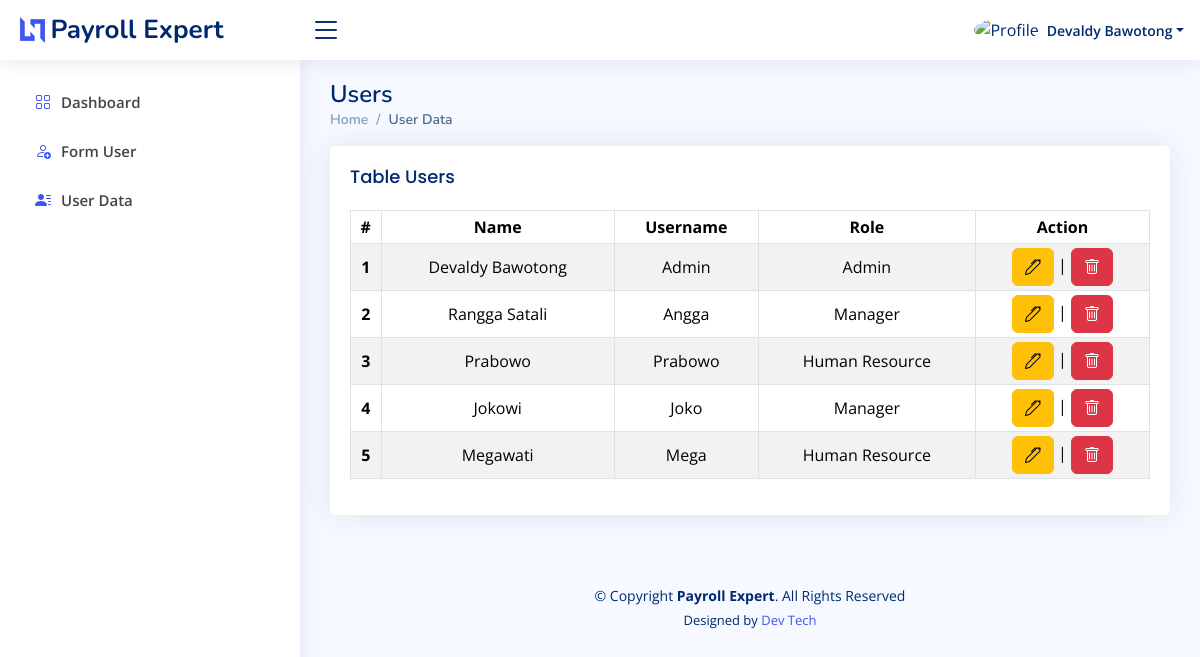
The page /index.php?page=users (signed in) on the database its author committed.
### tables this page shows
CREATE TABLE `users_table` (
  `id` int NOT NULL,
  `name` varchar(30) NOT NULL,
  `username` varchar(20) NOT NULL,
  `password` varchar(255) NOT NULL,
  `role` varchar(20) NOT NULL,
  `signature` varchar(255) NOT NULL
);

### layout/admin/users.php (the view)
<div class="pagetitle">
    <h1>Users</h1>
    <nav>
        <ol class="breadcrumb">
            <li class="breadcrumb-item"><a href="?page=dashboard">Home</a></li>
            <li class="breadcrumb-item active">User Data</li>
        </ol>
    </nav>
</div>
<section class="section">
    <div class="row">
        <div class="col-lg-12">
            <div class="card">
                <div class="card-body">
                    <h5 class="card-title">Table Users</h5>
                    <div class="table-responsive">
                        <table class="table table-sm table-striped table-bordered align-middle text-center">
                            <thead>
                                <tr>
                                    <th>#</th>
                                    <th>Name</th>
                                    <th>Username</th>
                                    <th>Role</th>
                                    <th>Action</th>
                                </tr>
                            </thead>
                            <tbody style="text-transform: capitalize;">
                                <?php
                                $countRows = 1;
                                foreach ($dataUsers as $row) {
                                ?>
                                    <tr>
                                        <th><?php echo $countRows++; ?></th>
                                        <td><?php echo $row['name']; ?></td>
                                        <td><?php echo $row['username']; ?></td>
                                        <td><?php echo $row['role']; ?></td>
                                        <td><a href="#" class="btn btn-warning"><i class="bi bi-pen"></i></a> | <a href="#" class="btn btn-danger"><i class="bi bi-trash"></i></a></td>
                                    </tr>
                                <?php
                                }
                                ?>
                            </tbody>
                        </table>
                    </div>
                </div>
            </div>
        </div>
    </div>
</section>

### index.php (shortened to what this page needs)
<?php
require './config/connection.php';
$name = $_SESSION['uname'];
$role = $_SESSION['ulevel'];
$page = $_GET['page'] ?? 'dashboard';
$dataUsers = mysqli_query($conn, "SELECT * FROM users_table");
?>
<!DOCTYPE html>
<html lang="en">
<?php include './component/head.php'; ?>
<body>
    <?php
    if ($role == 'admin') {
        include './component/nav.php';
    } elseif ($role == 'manager') {
        include './component/nav-manager.php';
    } elseif ($role == 'human resource') {
        include './component/nav-hr.php';
    }
    ?>
    <main id="main" class="main">
        <?php
        if ($role == 'admin') {
            switch ($page) {
                case 'users':
                    include './layout/admin/users.php';
                    break;
            }
        } else {
            include './pages-error-404.php';
        }
        ?>
    </main>
    <?php include './component/footer.php'; ?>
</body>
</html>

### component/head.php (shortened to what this page needs)
<head>
    <link href="assets/vendor/bootstrap/css/bootstrap.min.css" rel="stylesheet">
    <link href="assets/vendor/bootstrap-icons/bootstrap-icons.css" rel="stylesheet">
    <link href="assets/vendor/boxicons/css/boxicons.min.css" rel="stylesheet">
    <link href="assets/vendor/quill/quill.snow.css" rel="stylesheet">
    <link href="assets/vendor/quill/quill.bubble.css" rel="stylesheet">
    <link href="assets/vendor/remixicon/remixicon.css" rel="stylesheet">
    <link href="assets/vendor/simple-datatables/style.css" rel="stylesheet">
    <link href="assets/css/style.css" rel="stylesheet">
</head>

### component/nav.php (shortened to what this page needs)
<header id="header" class="header fixed-top d-flex align-items-center">
  <div class="d-flex align-items-center justify-content-between">
    <a href="#" class="logo d-flex align-items-center">
      <img src="assets/img/logo.png" alt="" />
      <span class="d-none d-lg-block">Payroll Expert</span>
    </a>
    <i class="bi bi-list toggle-sidebar-btn"></i>
  </div>
  <nav class="header-nav ms-auto">
    <ul class="d-flex align-items-center">
      <li class="nav-item dropdown pe-3">
        <a
          class="nav-link nav-profile d-flex align-items-center pe-0"
          href="#"
          data-bs-toggle="dropdown">
          <img
            src="assets/img/human.png"
            alt="Profile"
            class="rounded-circle" />
          <span class="d-none d-md-block dropdown-toggle ps-2"><?php echo $name; ?></span> </a>
      </li>
    </ul>
  </nav>
</header>
<aside id="sidebar" class="sidebar">
  <ul class="sidebar-nav" id="sidebar-nav">
    <li class="nav-item">
      <a class="nav-link" href="?page=dashboard">
        <i class="bi bi-grid"></i>
        <span>Dashboard</span>
      </a>
    </li>
    <li class="nav-item">
      <a class="nav-link" href="?page=user">
        <i class="bi bi-person-add"></i>
        <span>Form User</span>
      </a>
    </li>
    <li class="nav-item">
      <a class="nav-link" href="?page=users">
        <i class="bi bi-person-lines-fill"></i>
        <span>User Data</span>
      </a>
    </li>
  </ul>
</aside>

### component/footer.php (shortened to what this page needs)
<footer id="footer" class="footer">
    <div class=" copyright">
        &copy; Copyright <strong><span>Payroll Expert</span></strong>. All Rights Reserved
    </div>
    <div class="credits">
        Designed by <a href="#">Dev Tech</a>
    </div>
</footer>

### assets/css/style.css (style rules this page uses)
:root { scroll-behavior: smooth; }
body { font-family: "Open Sans", sans-serif; background: #f6f9ff; color: #444444; }
a { color: #4154f1; text-decoration: none; }
h1, h2, h3, h4, h5, h6 { font-family: "Nunito", sans-serif; }
#main { margin-top: 60px; padding: 20px 30px; transition: all 0.3s; }
.pagetitle { margin-bottom: 10px; }
.pagetitle h1 { font-size: 24px; margin-bottom: 0; font-weight: 600; color: #012970; }
.card { margin-bottom: 30px; border: none; border-radius: 5px; box-shadow: 0px 0 30px rgba(1, 41, 112, 0.1); }
.card-title { padding: 20px 0 15px 0; font-size: 18px; font-weight: 500; color: #012970; font-family: "Poppins", sans-serif; }
.card-body { padding: 0 20px 20px 20px; }
.breadcrumb { font-size: 14px; font-family: "Nunito", sans-serif; color: #899bbd; font-weight: 600; }
.breadcrumb a { color: #899bbd; transition: 0.3s; }
.breadcrumb .breadcrumb-item::before { color: #899bbd; }
.breadcrumb .active { color: #51678f; font-weight: 600; }
.logo { line-height: 1; }
@media (min-width: 1200px) { .logo { width: 280px; } }
.logo img { max-height: 26px; margin-right: 6px; }
.logo span { font-size: 26px; font-weight: 700; color: #012970; font-family: "Nunito", sans-serif; }
.header { transition: all 0.5s; z-index: 997; height: 60px; box-shadow: 0px 2px 20px rgba(1, 41, 112, 0.1); background-color: #fff; padding-left: 20px; }
.header .toggle-sidebar-btn { font-size: 32px; padding-left: 10px; cursor: pointer; color: #012970; }
.header-nav ul { list-style: none; }
.header-nav > ul { margin: 0; padding: 0; }
.header-nav .nav-profile { color: #012970; }
.header-nav .nav-profile img { max-height: 36px; }
.header-nav .nav-profile span { font-size: 14px; font-weight: 600; }
.sidebar { position: fixed; top: 60px; left: 0; bottom: 0; width: 300px; z-index: 996; transition: all 0.3s; padding: 20px; overflow-y: auto; scrollbar-width: thin; scrollbar-color: #aab7cf transparent; box-shadow: 0px 0px 20px rgba(1, 41, 112, 0.1); background-color: #fff; }
@media (min-width: 1200px) { #main, #footer { margin-left: 300px; } }
.sidebar-nav { padding: 0; margin: 0; list-style: none; }
.sidebar-nav li { padding: 0; margin: 0; list-style: none; }
.sidebar-nav .nav-item { margin-bottom: 5px; }
.sidebar-nav .nav-link { display: flex; align-items: center; font-size: 15px; font-weight: 600; transition: 0.3; padding: 10px 15px; border-radius: 4px; }
.sidebar-nav .nav-link i { font-size: 16px; margin-right: 10px; color: #4154f1; }
.footer { padding: 20px 0; font-size: 14px; transition: all 0.3s; }
.footer .copyright { text-align: center; color: #012970; }
.footer .credits { padding-top: 5px; text-align: center; font-size: 13px; color: #012970; }

### rows shown on the page
users_table: name "Devaldy Bawotong", username "Admin", role "Admin"
users_table: name "Rangga Satali", username "Angga", role "Manager"
users_table: name "Prabowo", username "Prabowo", role "Human Resource"
users_table: name "Jokowi", username "Joko", role "Manager"
users_table: name "Megawati", username "Mega", role "Human Resource"

### other values the page prints
$name "Devaldy Bawotong"
